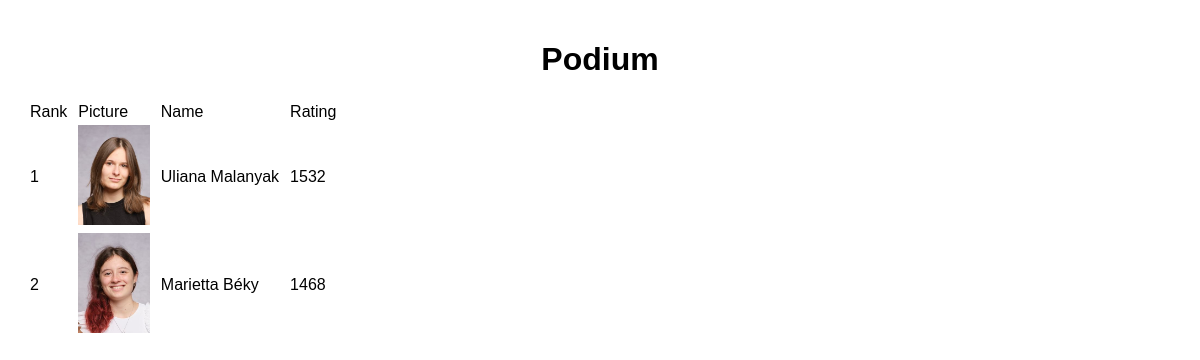
The page /podium on the database its author committed.
### app.py (models this page shows)
class Picture(db.Model):
    id = db.Column(db.Integer, primary_key=True)
    filename = db.Column(db.String(120), unique=True, nullable=False)  # Ensure filenames are unique
    elo_rating = db.Column(db.Integer, default=1500)

### app.py (the view)
@app.route('/podium')
def podium():
    all_pictures = Picture.query.filter(
        Picture.elo_rating != 1500,
    ).order_by(Picture.elo_rating.desc()).all()
    podium_data = {
        rank + 1: {
            'filename': picture.filename,
            'elo_rating': round(picture.elo_rating)
        } for rank, picture in enumerate(all_pictures)
    }
    app.logger.info(f"Podium Data: {podium_data}")  # Log the podium data
    return render_template('podium.html', podium_data=podium_data)

### templates/podium.html (shortened to what this page needs)
<!DOCTYPE html>
<html lang="en">
<head>
    <link rel="stylesheet" href="{{ url_for('static', filename='podium.css') }}">
</head>
<body>
    <div class="container">
        <div class="podium-frame">
            <h1>Podium</h1>
            <div class="frame-frame">
                <table>
                    <thead>
                        <tr>
                            <th>Rank</th>
                            <th>Picture</th>
                            <th>Name</th>
                            <th>Rating</th>
                        </tr>
                    </thead>
                    <tbody>
                        {% for rank, entry in podium_data.items() %}
                        <tr>
                            <td>{{ rank }}</td>
                            <td>
                                <img src="{{ url_for('static', filename='uploads/' + entry['filename']) }}"
                                    alt="Picture" style="max-width: 100px; max-height: 100px;">
                            </td>
                            <td>{{ entry.filename.split('.')[0] }}</td>
                            <td class="elo-rating">{{ entry['elo_rating']|round|int }}</td>
                        </tr>
                        {% endfor %}
                    </tbody>
                </table>
            </div>
        </div>
    </div>
</body>
</html>

### static/podium.css (style rules this page uses)
body { font-family: Arial, sans-serif; margin: 0; }
th, td { font-weight: normal; text-align: left; padding-left: 8px; }
.podium-frame { text-align: center; padding: 20px; border: none; margin-top: 0px; }

### rows shown on the page
Picture: filename (picture), filename "Uliana Malanyak"
Picture: filename (picture), filename "Marietta Béky"

### other values the page prints
{{ rank }} "1" "2"
{{ entry['elo_rating']|round|int }} "1532" "1468"
